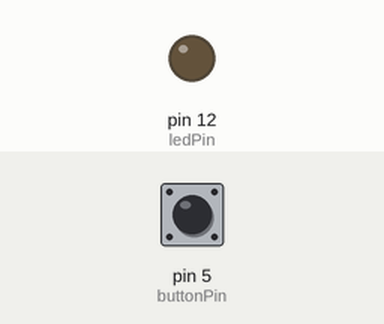
This sketch was run on a simulated Arduino Uno, built with avr-gcc and run on an emulated ATmega328P. On the bench: output pins drawn as LEDs (lit = HIGH). Inputs (shaded band) come from the test bench; at power-on: pin 5 (buttonPin) LOW.

Above: at 1.2 s.
1.3 s: pin 5 (buttonPin) pulled HIGH for 0.15 s
At 1.9 s:
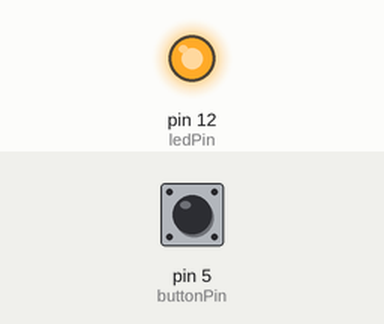
2.9 s: pin 5 (buttonPin) pulled HIGH for 1 s
At 4.3 s:
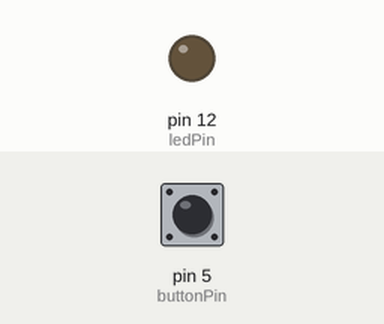
5.4 s: pin 5 (buttonPin) pulled HIGH for 3.2 s
At 6.3 s:
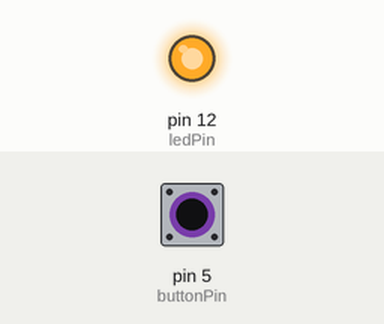
Timing chart, 0 to 8.4 s (numbered marks = the images above; inputs shaded):
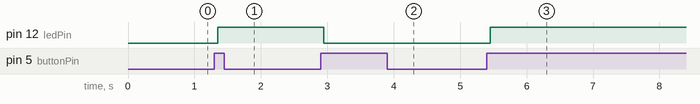

Measured:
- after the input at 1.3 s, pin 12 (ledPin): LOW → HIGH after 0.05 s
- after the input at 2.9 s, pin 12 (ledPin): HIGH → LOW after 0.05 s
- after the input at 5.4 s, pin 12 (ledPin): LOW → HIGH after 0.05 s

The sketch:

Project_13_Small_Desk_Lamp.ino
```cpp
//**********************************************************************************
/*
Keyestudio 2021 starter learning kit
Project 13
Small_Desk_Lamp
http//www.keyestudio.com
*/
int buttonPin = 5;               //the button is connected to 5
int ledPin = 12;                 // LED is interfaced with 12
int ledState = LOW;            // ledState records the state of the LED
int buttonState;                 // buttonState records the state of the button
int lastButtonState = LOW;     // lastbuttonState the state that the button is pressed before
long lastDebounceTime = 0;
long debounceDelay = 50;
void setup() {
  pinMode(buttonPin, INPUT);
  pinMode(ledPin, OUTPUT);
  digitalWrite(ledPin, ledState);
}
void loop() {
    //reading is used to save the data of the buttonPin
  int reading = digitalRead(buttonPin);

  //record the current timee once the data changes
  if (reading != lastButtonState) {
      lastDebounceTime= millis();
  }

  // wait for 50ms and determine again to make sure whether the state is as same as the state of the button
// if not, change the state of the button
// at same time, if the state of the button is high（pressed）then change the state of the led
  if ((millis() - lastDebounceTime) >debounceDelay) {
    if (reading != buttonState) {
      buttonState = reading;
      if (buttonState == HIGH) {
          ledState= !ledState;
      }
    }
  }

  digitalWrite(ledPin, ledState);

  // chnage the previous state value of the button
  lastButtonState = reading;
}
//**********************************************************************************
```
